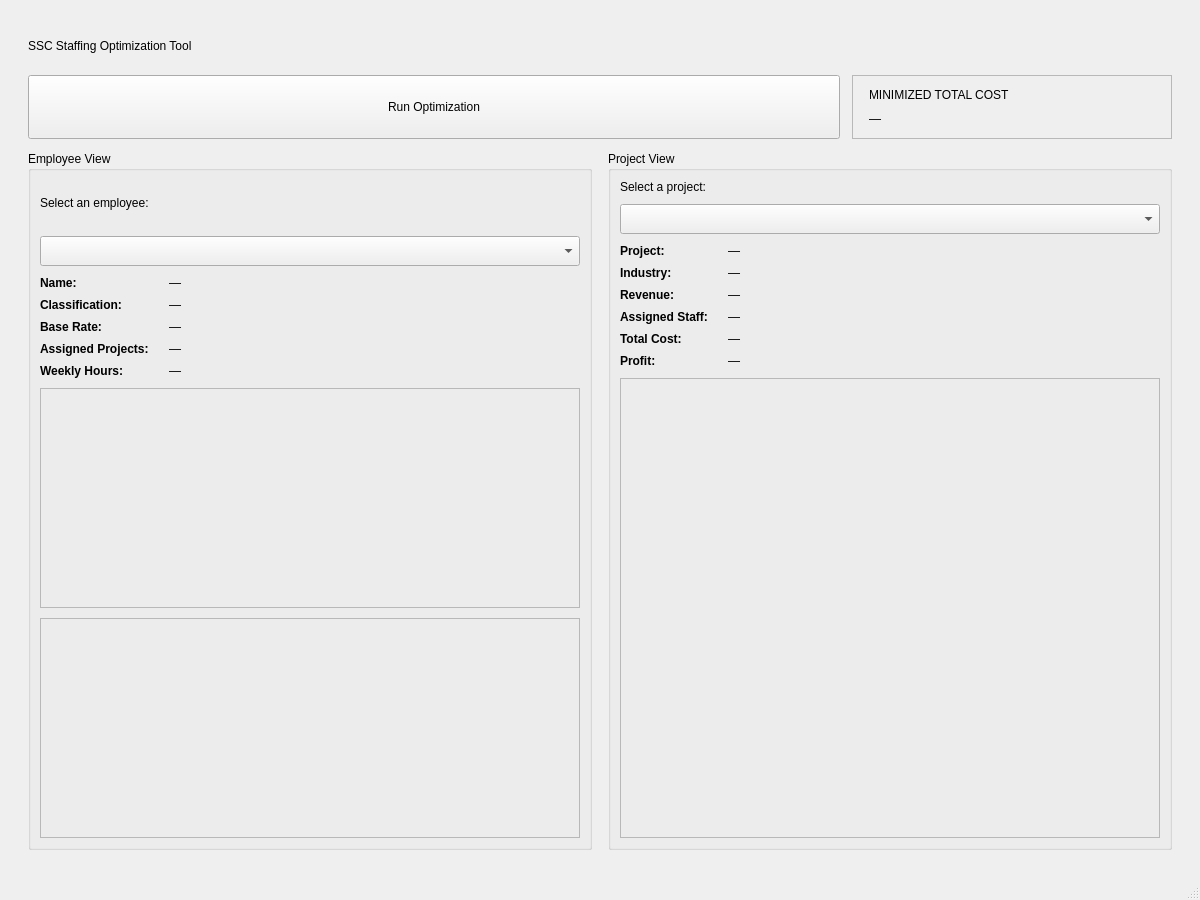
<?xml version="1.0" encoding="UTF-8"?>
<ui version="4.0">
 <class>MainWindow</class>
 <widget class="QMainWindow" name="MainWindow">
  <property name="geometry">
   <rect>
    <x>0</x><y>0</y><width>1200</width><height>900</height>
   </rect>
  </property>
  <property name="windowTitle">
   <string>SSC Staffing Optimization Tool</string>
  </property>
  <widget class="QWidget" name="centralwidget">
   <layout class="QVBoxLayout" name="mainLayout">
    <property name="spacing"><number>12</number></property>
    <property name="leftMargin"><number>28</number></property>
    <property name="topMargin"><number>28</number></property>
    <property name="rightMargin"><number>28</number></property>
    <property name="bottomMargin"><number>28</number></property>

    <item>
     <widget class="QLabel" name="lblHeader">
      <property name="text"><string>SSC Staffing Optimization Tool</string></property>
     </widget>
    </item>

    <!-- Run row: button + total cost stat -->
    <item>
     <layout class="QHBoxLayout" name="runRowLayout">
      <property name="spacing"><number>12</number></property>
      <item>
       <widget class="QPushButton" name="btnRunOptimization">
        <property name="text"><string>Run Optimization</string></property>
        <property name="minimumSize"><size><width>0</width><height>64</height></size></property>
       </widget>
      </item>
      <item>
       <widget class="QFrame" name="frameTotalCost">
        <property name="frameShape"><enum>QFrame::StyledPanel</enum></property>
        <property name="minimumSize"><size><width>280</width><height>64</height></size></property>
        <property name="maximumSize"><size><width>320</width><height>16777215</height></size></property>
        <layout class="QVBoxLayout" name="totalCostLayout">
         <property name="spacing"><number>2</number></property>
         <property name="leftMargin"><number>16</number></property>
         <property name="topMargin"><number>8</number></property>
         <property name="rightMargin"><number>16</number></property>
         <property name="bottomMargin"><number>8</number></property>
         <item>
          <widget class="QLabel" name="lblTotalCostHeader">
           <property name="text"><string>MINIMIZED TOTAL COST</string></property>
          </widget>
         </item>
         <item>
          <widget class="QLabel" name="lblTotalCostValue">
           <property name="text"><string>—</string></property>
          </widget>
         </item>
        </layout>
       </widget>
      </item>
     </layout>
    </item>

    <!-- Two side-by-side views -->
    <item>
     <layout class="QHBoxLayout" name="viewsLayout">
      <property name="spacing"><number>16</number></property>

      <!-- EMPLOYEE VIEW -->
      <item>
       <widget class="QGroupBox" name="grpEmployee">
        <property name="title"><string>Employee View</string></property>
        <layout class="QVBoxLayout" name="empLayout">
         <property name="spacing"><number>10</number></property>

         <item>
          <widget class="QLabel" name="lblEmpDropdownHeader">
           <property name="text"><string>Select an employee:</string></property>
          </widget>
         </item>
         <item>
          <widget class="QComboBox" name="cbEmployee">
           <property name="minimumSize"><size><width>0</width><height>30</height></size></property>
          </widget>
         </item>

         <item>
          <layout class="QFormLayout" name="empForm">
           <property name="horizontalSpacing"><number>20</number></property>
           <property name="verticalSpacing"><number>8</number></property>
           <item row="0" column="0"><widget class="QLabel" name="lblEmpName"><property name="text"><string>Name:</string></property><property name="styleSheet"><string>font-weight: bold;</string></property></widget></item>
           <item row="0" column="1"><widget class="QLabel" name="lblEmpNameValue"><property name="text"><string>—</string></property></widget></item>
           <item row="1" column="0"><widget class="QLabel" name="lblEmpClass"><property name="text"><string>Classification:</string></property><property name="styleSheet"><string>font-weight: bold;</string></property></widget></item>
           <item row="1" column="1"><widget class="QLabel" name="lblEmpClassValue"><property name="text"><string>—</string></property></widget></item>
           <item row="2" column="0"><widget class="QLabel" name="lblEmpRate"><property name="text"><string>Base Rate:</string></property><property name="styleSheet"><string>font-weight: bold;</string></property></widget></item>
           <item row="2" column="1"><widget class="QLabel" name="lblEmpRateValue"><property name="text"><string>—</string></property></widget></item>
           <item row="3" column="0"><widget class="QLabel" name="lblEmpProjects"><property name="text"><string>Assigned Projects:</string></property><property name="styleSheet"><string>font-weight: bold;</string></property></widget></item>
           <item row="3" column="1"><widget class="QLabel" name="lblEmpProjectsValue"><property name="text"><string>—</string></property><property name="wordWrap"><bool>true</bool></property></widget></item>
           <item row="4" column="0"><widget class="QLabel" name="lblEmpHours"><property name="text"><string>Weekly Hours:</string></property><property name="styleSheet"><string>font-weight: bold;</string></property></widget></item>
           <item row="4" column="1"><widget class="QLabel" name="lblEmpHoursValue"><property name="text"><string>—</string></property></widget></item>
          </layout>
         </item>

         <!-- Two charts stacked -->
         <item>
          <widget class="QFrame" name="frameEmpChart">
           <property name="frameShape"><enum>QFrame::StyledPanel</enum></property>
           <property name="minimumSize"><size><width>0</width><height>220</height></size></property>
          </widget>
         </item>
         <item>
          <widget class="QFrame" name="frameEmpHoursChart">
           <property name="frameShape"><enum>QFrame::StyledPanel</enum></property>
           <property name="minimumSize"><size><width>0</width><height>220</height></size></property>
          </widget>
         </item>
        </layout>
       </widget>
      </item>

      <!-- PROJECT VIEW -->
      <item>
       <widget class="QGroupBox" name="grpProject">
        <property name="title"><string>Project View</string></property>
        <layout class="QVBoxLayout" name="projLayout">
         <property name="spacing"><number>10</number></property>

         <item>
          <widget class="QLabel" name="lblProjDropdownHeader">
           <property name="text"><string>Select a project:</string></property>
          </widget>
         </item>
         <item>
          <widget class="QComboBox" name="cbProject">
           <property name="minimumSize"><size><width>0</width><height>30</height></size></property>
          </widget>
         </item>

         <item>
          <layout class="QFormLayout" name="projForm">
           <property name="horizontalSpacing"><number>20</number></property>
           <property name="verticalSpacing"><number>8</number></property>
           <item row="0" column="0"><widget class="QLabel" name="lblProjName"><property name="text"><string>Project:</string></property><property name="styleSheet"><string>font-weight: bold;</string></property></widget></item>
           <item row="0" column="1"><widget class="QLabel" name="lblProjNameValue"><property name="text"><string>—</string></property></widget></item>
           <item row="1" column="0"><widget class="QLabel" name="lblProjIndustry"><property name="text"><string>Industry:</string></property><property name="styleSheet"><string>font-weight: bold;</string></property></widget></item>
           <item row="1" column="1"><widget class="QLabel" name="lblProjIndustryValue"><property name="text"><string>—</string></property></widget></item>
           <item row="2" column="0"><widget class="QLabel" name="lblProjRevenue"><property name="text"><string>Revenue:</string></property><property name="styleSheet"><string>font-weight: bold;</string></property></widget></item>
           <item row="2" column="1"><widget class="QLabel" name="lblProjRevenueValue"><property name="text"><string>—</string></property></widget></item>
           <item row="3" column="0"><widget class="QLabel" name="lblProjStaff"><property name="text"><string>Assigned Staff:</string></property><property name="styleSheet"><string>font-weight: bold;</string></property></widget></item>
           <item row="3" column="1"><widget class="QLabel" name="lblProjStaffValue"><property name="text"><string>—</string></property><property name="wordWrap"><bool>true</bool></property></widget></item>
           <item row="4" column="0"><widget class="QLabel" name="lblProjCost"><property name="text"><string>Total Cost:</string></property><property name="styleSheet"><string>font-weight: bold;</string></property></widget></item>
           <item row="4" column="1"><widget class="QLabel" name="lblProjCostValue"><property name="text"><string>—</string></property></widget></item>
           <item row="5" column="0"><widget class="QLabel" name="lblProjProfit"><property name="text"><string>Profit:</string></property><property name="styleSheet"><string>font-weight: bold;</string></property></widget></item>
           <item row="5" column="1"><widget class="QLabel" name="lblProjProfitValue"><property name="text"><string>—</string></property></widget></item>
          </layout>
         </item>

         <item>
          <widget class="QFrame" name="frameProjChart">
           <property name="frameShape"><enum>QFrame::StyledPanel</enum></property>
           <property name="minimumSize"><size><width>0</width><height>460</height></size></property>
          </widget>
         </item>
        </layout>
       </widget>
      </item>

     </layout>
    </item>
   </layout>
  </widget>
  <widget class="QStatusBar" name="statusbar"/>
 </widget>
 <resources/>
 <connections/>
</ui>
